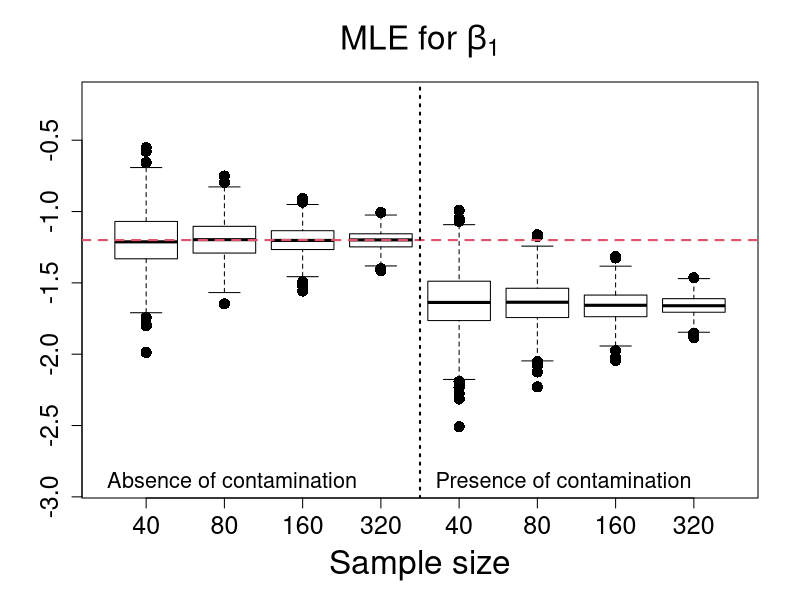
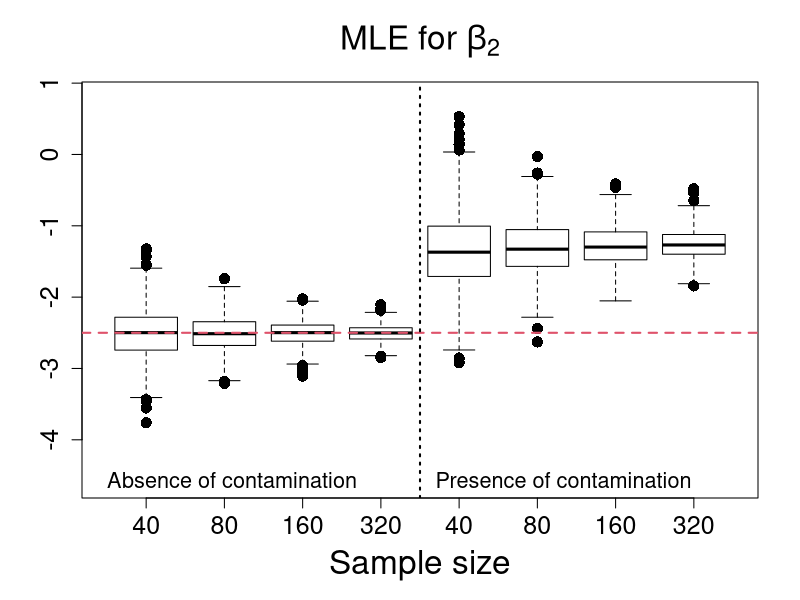
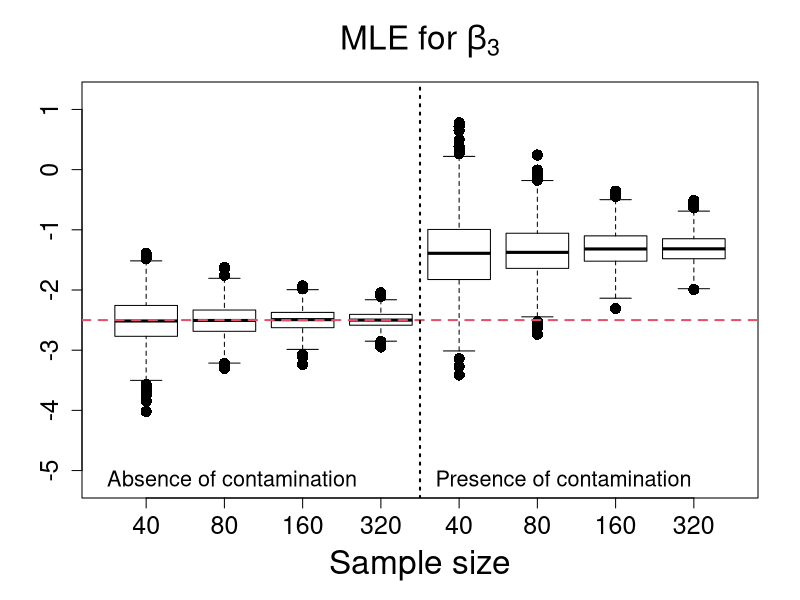
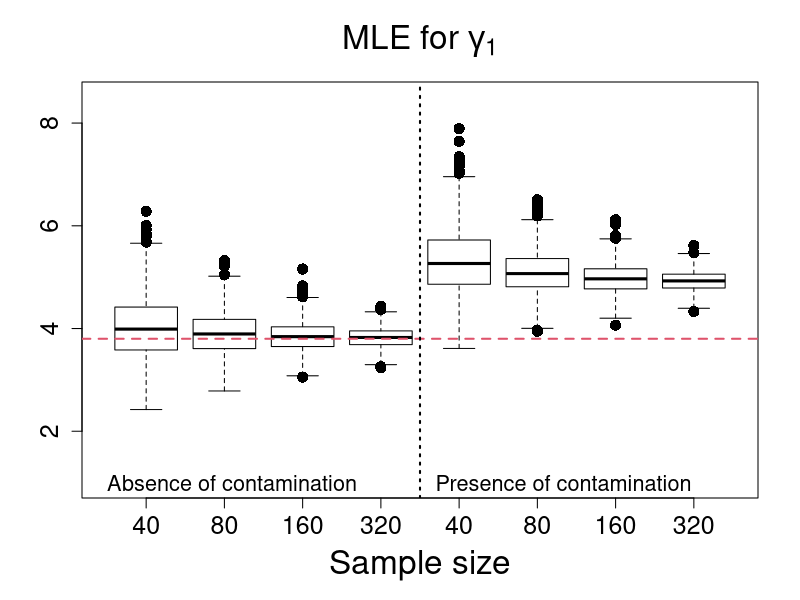
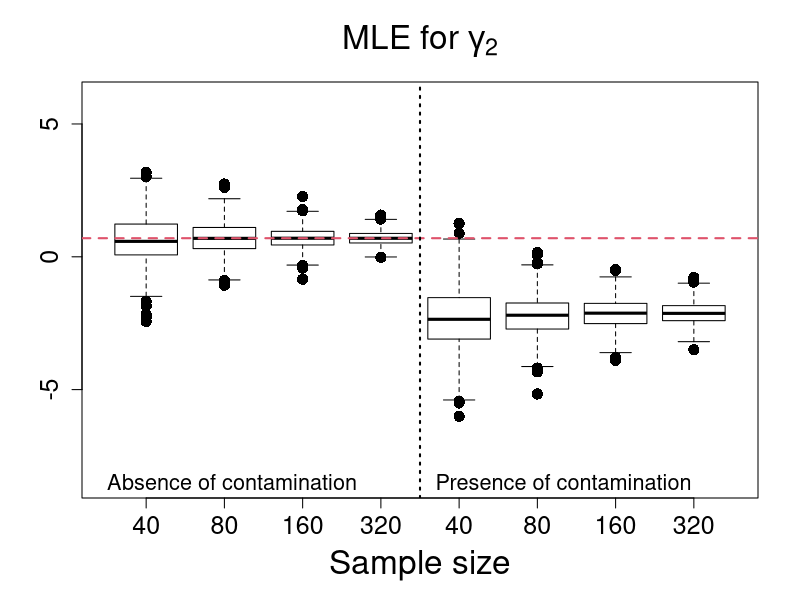
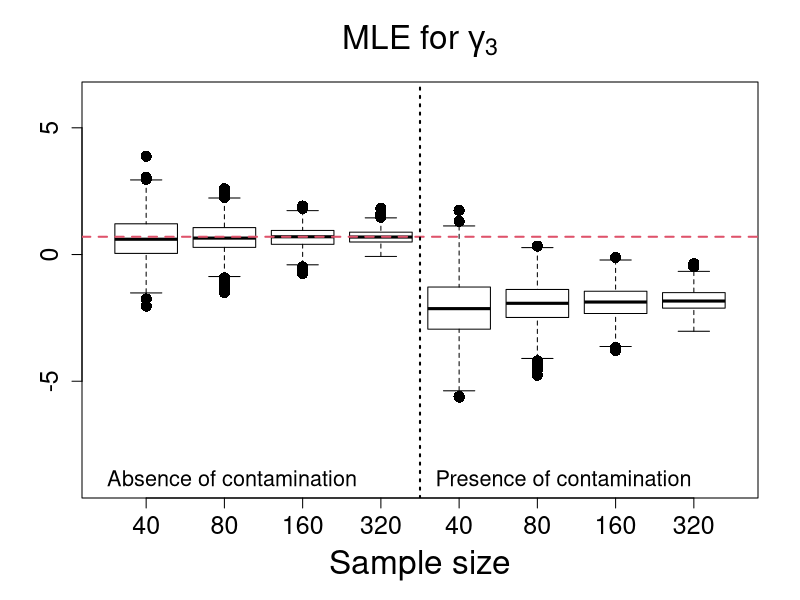
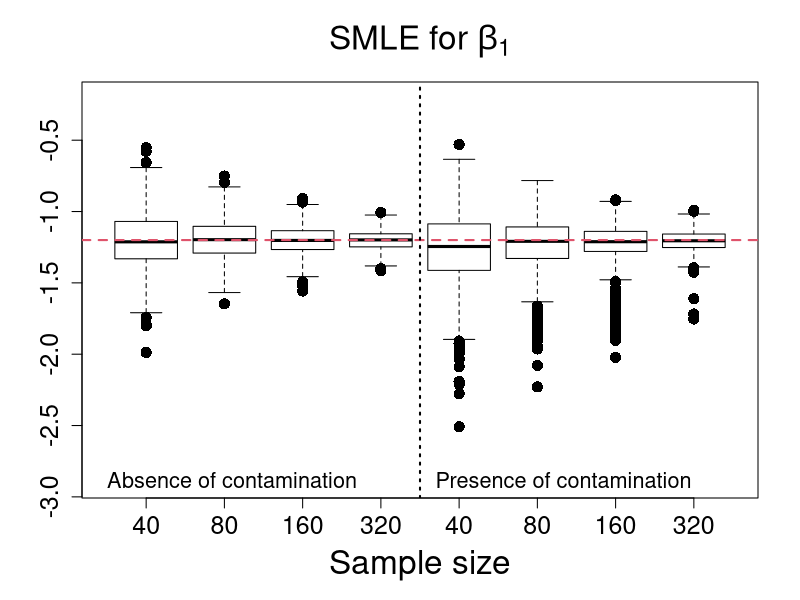
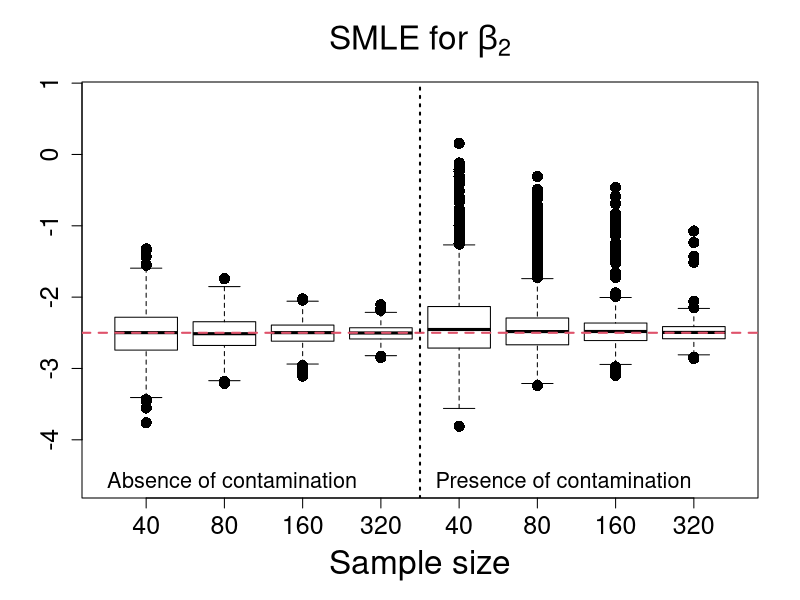

The R script that drew these images, in order:
rm(list=ls())

data40 <- read.table("Estimates_Scenario5_n40.txt", h=T)
data80 <- read.table("Estimates_Scenario5_n80.txt", h=T)
data160 <- read.table("Estimates_Scenario5_n160.txt", h=T)
data320 <- read.table("Estimates_Scenario5_n320.txt", h=T)

#**************************MLE estimates******************************#
MLE_beta1_n40 <- data40$MLE_beta1; MLEC_beta1_n40 <- data40$MLE_C_beta1
MLE_beta2_n40 <- data40$MLE_beta2; MLEC_beta2_n40 <- data40$MLE_C_beta2
MLE_beta3_n40 <- data40$MLE_beta3; MLEC_beta3_n40 <- data40$MLE_C_beta3
MLE_gama1_n40 <- data40$MLE_gama1; MLEC_gama1_n40 <- data40$MLE_C_gama1
MLE_gama2_n40 <- data40$MLE_gama2; MLEC_gama2_n40 <- data40$MLE_C_gama2
MLE_gama3_n40 <- data40$MLE_gama3; MLEC_gama3_n40 <- data40$MLE_C_gama3

MLE_beta1_n80 <- data80$MLE_beta1; MLEC_beta1_n80 <- data80$MLE_C_beta1
MLE_beta2_n80 <- data80$MLE_beta2; MLEC_beta2_n80 <- data80$MLE_C_beta2
MLE_beta3_n80 <- data80$MLE_beta3; MLEC_beta3_n80 <- data80$MLE_C_beta3
MLE_gama1_n80 <- data80$MLE_gama1; MLEC_gama1_n80 <- data80$MLE_C_gama1
MLE_gama2_n80 <- data80$MLE_gama2; MLEC_gama2_n80 <- data80$MLE_C_gama2
MLE_gama3_n80 <- data80$MLE_gama3; MLEC_gama3_n80 <- data80$MLE_C_gama3

MLE_beta1_n160 <- data160$MLE_beta1; MLEC_beta1_n160 <- data160$MLE_C_beta1
MLE_beta2_n160 <- data160$MLE_beta2; MLEC_beta2_n160 <- data160$MLE_C_beta2
MLE_beta3_n160 <- data160$MLE_beta3; MLEC_beta3_n160 <- data160$MLE_C_beta3
MLE_gama1_n160 <- data160$MLE_gama1; MLEC_gama1_n160 <- data160$MLE_C_gama1
MLE_gama2_n160 <- data160$MLE_gama2; MLEC_gama2_n160 <- data160$MLE_C_gama2
MLE_gama3_n160 <- data160$MLE_gama3; MLEC_gama3_n160 <- data160$MLE_C_gama3

MLE_beta1_n320 <- data320$MLE_beta1; MLEC_beta1_n320 <- data320$MLE_C_beta1
MLE_beta2_n320 <- data320$MLE_beta2; MLEC_beta2_n320 <- data320$MLE_C_beta2
MLE_beta3_n320 <- data320$MLE_beta3; MLEC_beta3_n320 <- data320$MLE_C_beta3
MLE_gama1_n320 <- data320$MLE_gama1; MLEC_gama1_n320 <- data320$MLE_C_gama1
MLE_gama2_n320 <- data320$MLE_gama2; MLEC_gama2_n320 <- data320$MLE_C_gama2
MLE_gama3_n320 <- data320$MLE_gama3; MLEC_gama3_n320 <- data320$MLE_C_gama3


#**************************SMLE estimates******************************#

SMLE_beta1_n40 <- data40$SMLE_beta1; SMLEC_beta1_n40 <- data40$SMLE_C_beta1
SMLE_beta2_n40 <- data40$SMLE_beta2; SMLEC_beta2_n40 <- data40$SMLE_C_beta2
SMLE_beta3_n40 <- data40$SMLE_beta3; SMLEC_beta3_n40 <- data40$SMLE_C_beta3
SMLE_gama1_n40 <- data40$SMLE_gama1; SMLEC_gama1_n40 <- data40$SMLE_C_gama1
SMLE_gama2_n40 <- data40$SMLE_gama2; SMLEC_gama2_n40 <- data40$SMLE_C_gama2
SMLE_gama3_n40 <- data40$SMLE_gama3; SMLEC_gama3_n40 <- data40$SMLE_C_gama3

SMLE_beta1_n80 <- data80$SMLE_beta1; SMLEC_beta1_n80 <- data80$SMLE_C_beta1
SMLE_beta2_n80 <- data80$SMLE_beta2; SMLEC_beta2_n80 <- data80$SMLE_C_beta2
SMLE_beta3_n80 <- data80$SMLE_beta3; SMLEC_beta3_n80 <- data80$SMLE_C_beta3
SMLE_gama1_n80 <- data80$SMLE_gama1; SMLEC_gama1_n80 <- data80$SMLE_C_gama1
SMLE_gama2_n80 <- data80$SMLE_gama2; SMLEC_gama2_n80 <- data80$SMLE_C_gama2
SMLE_gama3_n80 <- data80$SMLE_gama3; SMLEC_gama3_n80 <- data80$SMLE_C_gama3

SMLE_beta1_n160 <- data160$SMLE_beta1; SMLEC_beta1_n160 <- data160$SMLE_C_beta1
SMLE_beta2_n160 <- data160$SMLE_beta2; SMLEC_beta2_n160 <- data160$SMLE_C_beta2
SMLE_beta3_n160 <- data160$SMLE_beta3; SMLEC_beta3_n160 <- data160$SMLE_C_beta3
SMLE_gama1_n160 <- data160$SMLE_gama1; SMLEC_gama1_n160 <- data160$SMLE_C_gama1
SMLE_gama2_n160 <- data160$SMLE_gama2; SMLEC_gama2_n160 <- data160$SMLE_C_gama2
SMLE_gama3_n160 <- data160$SMLE_gama3; SMLEC_gama3_n160 <- data160$SMLE_C_gama3

SMLE_beta1_n320 <- data320$SMLE_beta1; SMLEC_beta1_n320 <- data320$SMLE_C_beta1
SMLE_beta2_n320 <- data320$SMLE_beta2; SMLEC_beta2_n320 <- data320$SMLE_C_beta2
SMLE_beta3_n320 <- data320$SMLE_beta3; SMLEC_beta3_n320 <- data320$SMLE_C_beta3
SMLE_gama1_n320 <- data320$SMLE_gama1; SMLEC_gama1_n320 <- data320$SMLE_C_gama1
SMLE_gama2_n320 <- data320$SMLE_gama2; SMLEC_gama2_n320 <- data320$SMLE_C_gama2
SMLE_gama3_n320 <- data320$SMLE_gama3; SMLEC_gama3_n320 <- data320$SMLE_C_gama3

#**************************MDPDE estimates******************************#

MDPDE_beta1_n40 <- data40$MDPDE_beta1; MDPDEC_beta1_n40 <- data40$MDPDE_C_beta1
MDPDE_beta2_n40 <- data40$MDPDE_beta2; MDPDEC_beta2_n40 <- data40$MDPDE_C_beta2
MDPDE_beta3_n40 <- data40$MDPDE_beta3; MDPDEC_beta3_n40 <- data40$MDPDE_C_beta3
MDPDE_gama1_n40 <- data40$MDPDE_gama1; MDPDEC_gama1_n40 <- data40$MDPDE_C_gama1
MDPDE_gama2_n40 <- data40$MDPDE_gama2; MDPDEC_gama2_n40 <- data40$MDPDE_C_gama2
MDPDE_gama3_n40 <- data40$MDPDE_gama3; MDPDEC_gama3_n40 <- data40$MDPDE_C_gama3

MDPDE_beta1_n80 <- data80$MDPDE_beta1; MDPDEC_beta1_n80 <- data80$MDPDE_C_beta1
MDPDE_beta2_n80 <- data80$MDPDE_beta2; MDPDEC_beta2_n80 <- data80$MDPDE_C_beta2
MDPDE_beta3_n80 <- data80$MDPDE_beta3; MDPDEC_beta3_n80 <- data80$MDPDE_C_beta3
MDPDE_gama1_n80 <- data80$MDPDE_gama1; MDPDEC_gama1_n80 <- data80$MDPDE_C_gama1
MDPDE_gama2_n80 <- data80$MDPDE_gama2; MDPDEC_gama2_n80 <- data80$MDPDE_C_gama2
MDPDE_gama3_n80 <- data80$MDPDE_gama3; MDPDEC_gama3_n80 <- data80$MDPDE_C_gama3

MDPDE_beta1_n160 <- data160$MDPDE_beta1; MDPDEC_beta1_n160 <- data160$MDPDE_C_beta1
MDPDE_beta2_n160 <- data160$MDPDE_beta2; MDPDEC_beta2_n160 <- data160$MDPDE_C_beta2
MDPDE_beta3_n160 <- data160$MDPDE_beta3; MDPDEC_beta3_n160 <- data160$MDPDE_C_beta3
MDPDE_gama1_n160 <- data160$MDPDE_gama1; MDPDEC_gama1_n160 <- data160$MDPDE_C_gama1
MDPDE_gama2_n160 <- data160$MDPDE_gama2; MDPDEC_gama2_n160 <- data160$MDPDE_C_gama2
MDPDE_gama3_n160 <- data160$MDPDE_gama3; MDPDEC_gama3_n160 <- data160$MDPDE_C_gama3

MDPDE_beta1_n320 <- data320$MDPDE_beta1; MDPDEC_beta1_n320 <- data320$MDPDE_C_beta1
MDPDE_beta2_n320 <- data320$MDPDE_beta2; MDPDEC_beta2_n320 <- data320$MDPDE_C_beta2
MDPDE_beta3_n320 <- data320$MDPDE_beta3; MDPDEC_beta3_n320 <- data320$MDPDE_C_beta3
MDPDE_gama1_n320 <- data320$MDPDE_gama1; MDPDEC_gama1_n320 <- data320$MDPDE_C_gama1
MDPDE_gama2_n320 <- data320$MDPDE_gama2; MDPDEC_gama2_n320 <- data320$MDPDE_C_gama2
MDPDE_gama3_n320 <- data320$MDPDE_gama3; MDPDEC_gama3_n320 <- data320$MDPDE_C_gama3

#********************MLE estimates of beta1****************#
boxplot(MLE_beta1_n40,MLE_beta1_n80,MLE_beta1_n160,MLE_beta1_n320,
MLEC_beta1_n40,MLEC_beta1_n80,MLEC_beta1_n160,MLEC_beta1_n320,
main=expression( paste("MLE for ", beta[1])),
xlab="Sample size",ylab="",names=c(40,80,160,320,40,80,160,320),outline=T,
ylim=c(-2.9,-0.2), cex=1.5,cex.lab=2.0,cex.axis=1.5,cex.main=2.0, pch=16, col=NULL)
abline(-1.2,0,col=2,lty=2,lwd=2)
abline(v=4.5,lty=3,lwd=2)
legend(0.0,-2.7,"Absence of contamination",bty="n",cex=1.3)
legend(4.2,-2.7,"Presence of contamination",bty="n",cex=1.3)

#********************MLE estimates of beta2****************#
boxplot(MLE_beta2_n40,MLE_beta2_n80,MLE_beta2_n160,MLE_beta2_n320,
MLEC_beta2_n40,MLEC_beta2_n80,MLEC_beta2_n160,MLEC_beta2_n320,
main=expression( paste("MLE for ", beta[2])),
xlab="Sample size",ylab="",names=c(40,80,160,320,40,80,160,320),outline=T,
ylim=c(-4.6,0.8), cex=1.5,cex.lab=2.0,cex.axis=1.5,cex.main=2.0, pch=16, col=NULL)
abline(-2.5,0,col=2,lty=2,lwd=2)
abline(v=4.5,lty=3,lwd=2)
legend(0.0,-4.2,"Absence of contamination",bty="n",cex=1.3)
legend(4.2,-4.2,"Presence of contamination",bty="n",cex=1.3)

#********************MLE estimates of beta3****************#
boxplot(MLE_beta3_n40,MLE_beta3_n80,MLE_beta3_n160,MLE_beta3_n320,
MLEC_beta3_n40,MLEC_beta3_n80,MLEC_beta3_n160,MLEC_beta3_n320,
main=expression( paste("MLE for ", beta[3])),
xlab="Sample size",ylab="",names=c(40,80,160,320,40,80,160,320),outline=T,
ylim=c(-5.2,1.2), cex=1.5,cex.lab=2.0,cex.axis=1.5,cex.main=2.0, pch=16, col=NULL)
abline(-2.5,0,col=2,lty=2,lwd=2)
abline(v=4.5,lty=3,lwd=2)
legend(0.0,-4.7,"Absence of contamination",bty="n",cex=1.3)
legend(4.2,-4.7,"Presence of contamination",bty="n",cex=1.3)

#********************MLE estimates of gamma1****************#
boxplot(MLE_gama1_n40,MLE_gama1_n80,MLE_gama1_n160,MLE_gama1_n320,
MLEC_gama1_n40,MLEC_gama1_n80,MLEC_gama1_n160,MLEC_gama1_n320,
main=expression( paste("MLE for ", gamma[1])),
xlab="Sample size",ylab="",names=c(40,80,160,320,40,80,160,320),outline=T,
ylim=c(1,8.5), cex=1.5,cex.lab=2.0,cex.axis=1.5,cex.main=2.0, pch=16, col=NULL)
abline(3.8,0,col=2,lty=2,lwd=2)
abline(v=4.5,lty=3,lwd=2)
legend(0.0,1.5,"Absence of contamination",bty="n",cex=1.3)
legend(4.2,1.5,"Presence of contamination",bty="n",cex=1.3)

#********************MLE estimates of gamma2****************#
boxplot(MLE_gama2_n40,MLE_gama2_n80,MLE_gama2_n160,MLE_gama2_n320,
MLEC_gama2_n40,MLEC_gama2_n80,MLEC_gama2_n160,MLEC_gama2_n320,
main=expression( paste("MLE for ", gamma[2])),
xlab="Sample size",ylab="",names=c(40,80,160,320,40,80,160,320),outline=T,
ylim=c(-8.5,6.0), cex=1.5,cex.lab=2.0,cex.axis=1.5,cex.main=2.0, pch=16, col=NULL)
abline(0.7,0,col=2,lty=2,lwd=2)
abline(v=4.5,lty=3,lwd=2)
legend(0.0,-7.5,"Absence of contamination",bty="n",cex=1.3)
legend(4.2,-7.5,"Presence of contamination",bty="n",cex=1.3)

#********************MLE estimates of gamma3****************#
boxplot(MLE_gama3_n40,MLE_gama3_n80,MLE_gama3_n160,MLE_gama3_n320,
MLEC_gama3_n40,MLEC_gama3_n80,MLEC_gama3_n160,MLEC_gama3_n320,
main=expression( paste("MLE for ", gamma[3])),
xlab="Sample size",ylab="",names=c(40,80,160,320,40,80,160,320),outline=T,
ylim=c(-9.0,6.2), cex=1.5,cex.lab=2.0,cex.axis=1.5,cex.main=2.0, pch=16, col=NULL)
abline(0.7,0,col=2,lty=2,lwd=2)
abline(v=4.5,lty=3,lwd=2)
legend(0.0,-7.8,"Absence of contamination",bty="n",cex=1.3)
legend(4.2,-7.8,"Presence of contamination",bty="n",cex=1.3)

#**************************SMLE estimates******************************#

#********************SMLE estimates of beta1****************#
boxplot(SMLE_beta1_n40,SMLE_beta1_n80,SMLE_beta1_n160,SMLE_beta1_n320,
SMLEC_beta1_n40,SMLEC_beta1_n80,SMLEC_beta1_n160,SMLEC_beta1_n320,
main=expression( paste("SMLE for ", beta[1])),
xlab="Sample size",ylab="",names=c(40,80,160,320,40,80,160,320),outline=T,
ylim=c(-2.9,-0.2), cex=1.5,cex.lab=2.0,cex.axis=1.5,cex.main=2.0, pch=16, col=NULL)
abline(-1.2,0,col=2,lty=2,lwd=2)
abline(v=4.5,lty=3,lwd=2)
legend(0.0,-2.7,"Absence of contamination",bty="n",cex=1.3)
legend(4.2,-2.7,"Presence of contamination",bty="n",cex=1.3)

#********************SMLE estimates of beta2****************#
boxplot(SMLE_beta2_n40,SMLE_beta2_n80,SMLE_beta2_n160,SMLE_beta2_n320,
SMLEC_beta2_n40,SMLEC_beta2_n80,SMLEC_beta2_n160,SMLEC_beta2_n320,
main=expression( paste("SMLE for ", beta[2])),
xlab="Sample size",ylab="",names=c(40,80,160,320,40,80,160,320),outline=T,
ylim=c(-4.6,0.8), cex=1.5,cex.lab=2.0,cex.axis=1.5,cex.main=2.0, pch=16, col=NULL)
abline(-2.5,0,col=2,lty=2,lwd=2)
abline(v=4.5,lty=3,lwd=2)
legend(0.0,-4.2,"Absence of contamination",bty="n",cex=1.3)
legend(4.2,-4.2,"Presence of contamination",bty="n",cex=1.3)

#********************SMLE estimates of beta3****************#
boxplot(SMLE_beta3_n40,SMLE_beta3_n80,SMLE_beta3_n160,SMLE_beta3_n320,
SMLEC_beta3_n40,SMLEC_beta3_n80,SMLEC_beta3_n160,SMLEC_beta3_n320,
main=expression( paste("SMLE for ", beta[3])),
xlab="Sample size",ylab="",names=c(40,80,160,320,40,80,160,320),outline=T,
ylim=c(-5.2,1.2), cex=1.5,cex.lab=2.0,cex.axis=1.5,cex.main=2.0, pch=16, col=NULL)
abline(-2.5,0,col=2,lty=2,lwd=2)
abline(v=4.5,lty=3,lwd=2)
legend(0.0,-4.7,"Absence of contamination",bty="n",cex=1.3)
legend(4.2,-4.7,"Presence of contamination",bty="n",cex=1.3)

#********************SMLE estimates of gamma1****************#
boxplot(SMLE_gama1_n40,SMLE_gama1_n80,SMLE_gama1_n160,SMLE_gama1_n320,
SMLEC_gama1_n40,SMLEC_gama1_n80,SMLEC_gama1_n160,SMLEC_gama1_n320,
main=expression( paste("SMLE for ", gamma[1])),
xlab="Sample size",ylab="",names=c(40,80,160,320,40,80,160,320),outline=T,
ylim=c(1,8.5), cex=1.5,cex.lab=2.0,cex.axis=1.5,cex.main=2.0, pch=16, col=NULL)
abline(3.8,0,col=2,lty=2,lwd=2)
abline(v=4.5,lty=3,lwd=2)
legend(0.0,1.5,"Absence of contamination",bty="n",cex=1.3)
legend(4.2,1.5,"Presence of contamination",bty="n",cex=1.3)

#********************SMLE estimates of gamma2****************#
boxplot(SMLE_gama2_n40,SMLE_gama2_n80,SMLE_gama2_n160,SMLE_gama2_n320,
SMLEC_gama2_n40,SMLEC_gama2_n80,SMLEC_gama2_n160,SMLEC_gama2_n320,
main=expression( paste("SMLE for ", gamma[2])),
xlab="Sample size",ylab="",names=c(40,80,160,320,40,80,160,320),outline=T,
ylim=c(-8.5,6), cex=1.5,cex.lab=2.0,cex.axis=1.5,cex.main=2.0, pch=16, col=NULL)
abline(0.7,0,col=2,lty=2,lwd=2)
abline(v=4.5,lty=3,lwd=2)
legend(0.0,-7.5,"Absence of contamination",bty="n",cex=1.3)
legend(4.2,-7.5,"Presence of contamination",bty="n",cex=1.3)

#********************SMLE estimates of gamma3****************#
boxplot(SMLE_gama3_n40,SMLE_gama3_n80,SMLE_gama3_n160,SMLE_gama3_n320,
SMLEC_gama3_n40,SMLEC_gama3_n80,SMLEC_gama3_n160,SMLEC_gama3_n320,
main=expression( paste("SMLE for ", gamma[3])),
xlab="Sample size",ylab="",names=c(40,80,160,320,40,80,160,320),outline=T,
ylim=c(-9.0,6.2), cex=1.5,cex.lab=2.0,cex.axis=1.5,cex.main=2.0, pch=16, col=NULL)
abline(0.7,0,col=2,lty=2,lwd=2)
abline(v=4.5,lty=3,lwd=2)
legend(0.0,-7.8,"Absence of contamination",bty="n",cex=1.3)
legend(4.2,-7.8,"Presence of contamination",bty="n",cex=1.3)

#**************************MDPDE estimates******************************#

#********************MDPDE estimates of beta1****************#
boxplot(MDPDE_beta1_n40,MDPDE_beta1_n80,MDPDE_beta1_n160,MDPDE_beta1_n320,
MDPDEC_beta1_n40,MDPDEC_beta1_n80,MDPDEC_beta1_n160,MDPDEC_beta1_n320,
main=expression( paste("MDPDE for ", beta[1])),
xlab="Sample size",ylab="",names=c(40,80,160,320,40,80,160,320),outline=T,
ylim=c(-2.9,-0.2), cex=1.5,cex.lab=2.0,cex.axis=1.5,cex.main=2.0, pch=16, col=NULL)
abline(-1.2,0,col=2,lty=2,lwd=2)
abline(v=4.5,lty=3,lwd=2)
legend(0.0,-2.7,"Absence of contamination",bty="n",cex=1.3)
legend(4.2,-2.7,"Presence of contamination",bty="n",cex=1.3)

#********************MDPDE estimates of beta2****************#
boxplot(MDPDE_beta2_n40,MDPDE_beta2_n80,MDPDE_beta2_n160,MDPDE_beta2_n320,
MDPDEC_beta2_n40,MDPDEC_beta2_n80,MDPDEC_beta2_n160,MDPDEC_beta2_n320,
main=expression( paste("MDPDE for ", beta[2])),
xlab="Sample size",ylab="",names=c(40,80,160,320,40,80,160,320),outline=T,
ylim=c(-4.6,0.8), cex=1.5,cex.lab=2.0,cex.axis=1.5,cex.main=2.0, pch=16, col=NULL)
abline(-2.5,0,col=2,lty=2,lwd=2)
abline(v=4.5,lty=3,lwd=2)
legend(0.0,-4.2,"Absence of contamination",bty="n",cex=1.3)
legend(4.2,-4.2,"Presence of contamination",bty="n",cex=1.3)

#********************MDPDE estimates of beta3****************#
boxplot(MDPDE_beta3_n40,MDPDE_beta3_n80,MDPDE_beta3_n160,MDPDE_beta3_n320,
MDPDEC_beta3_n40,MDPDEC_beta3_n80,MDPDEC_beta3_n160,MDPDEC_beta3_n320,
main=expression( paste("MDPDE for ", beta[3])),
xlab="Sample size",ylab="",names=c(40,80,160,320,40,80,160,320),outline=T,
ylim=c(-5.2,1.2), cex=1.5,cex.lab=2.0,cex.axis=1.5,cex.main=2.0, pch=16, col=NULL)
abline(-2.5,0,col=2,lty=2,lwd=2)
abline(v=4.5,lty=3,lwd=2)
legend(0.0,-4.7,"Absence of contamination",bty="n",cex=1.3)
legend(4.2,-4.7,"Presence of contamination",bty="n",cex=1.3)

#********************MDPDE estimates of gamma1****************#
boxplot(MDPDE_gama1_n40,MDPDE_gama1_n80,MDPDE_gama1_n160,MDPDE_gama1_n320,
MDPDEC_gama1_n40,MDPDEC_gama1_n80,MDPDEC_gama1_n160,MDPDEC_gama1_n320,
main=expression( paste("MDPDE for ", gamma[1])),
xlab="Sample size",ylab="",names=c(40,80,160,320,40,80,160,320),outline=T,
ylim=c(1,8.5), cex=1.5,cex.lab=2.0,cex.axis=1.5,cex.main=2.0, pch=16, col=NULL)
abline(3.8,0,col=2,lty=2,lwd=2)
abline(v=4.5,lty=3,lwd=2)
legend(0.0,1.5,"Absence of contamination",bty="n",cex=1.3)
legend(4.2,1.5,"Presence of contamination",bty="n",cex=1.3)

#********************MDPDE estimates of gamma2****************#
boxplot(MDPDE_gama2_n40,MDPDE_gama2_n80,MDPDE_gama2_n160,MDPDE_gama2_n320,
MDPDEC_gama2_n40,MDPDEC_gama2_n80,MDPDEC_gama2_n160,MDPDEC_gama2_n320,
main=expression( paste("MDPDE for ", gamma[2])),
xlab="Sample size",ylab="",names=c(40,80,160,320,40,80,160,320),outline=T,
ylim=c(-8.5,6.0), cex=1.5,cex.lab=2.0,cex.axis=1.5,cex.main=2.0, pch=16, col=NULL)
abline(0.7,0,col=2,lty=2,lwd=2)
abline(v=4.5,lty=3,lwd=2)
legend(0.0,-7.5,"Absence of contamination",bty="n",cex=1.3)
legend(4.2,-7.5,"Presence of contamination",bty="n",cex=1.3)

#********************MDPDE estimates of gamma3****************#
boxplot(MDPDE_gama3_n40,MDPDE_gama3_n80,MDPDE_gama3_n160,MDPDE_gama3_n320,
MDPDEC_gama3_n40,MDPDEC_gama3_n80,MDPDEC_gama3_n160,MDPDEC_gama3_n320,
main=expression( paste("MDPDE for ", gamma[3])),
xlab="Sample size",ylab="",names=c(40,80,160,320,40,80,160,320),outline=T,
ylim=c(-9.0,6.2), cex=1.5,cex.lab=2.0,cex.axis=1.5,cex.main=2.0, pch=16, col=NULL)
abline(0.7,0,col=2,lty=2,lwd=2)
abline(v=4.5,lty=3,lwd=2)
legend(0.0,-7.8,"Absence of contamination",bty="n",cex=1.3)
legend(4.2,-7.8,"Presence of contamination",bty="n",cex=1.3)










